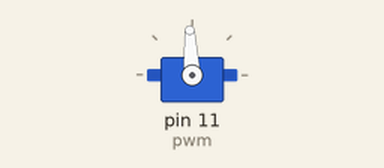
Simulated run of this sketch. Board: Arduino Uno, built with avr-gcc and run on an emulated ATmega328P. Parts: servo.

Above: at 0.05 s.
At 4.15 s:
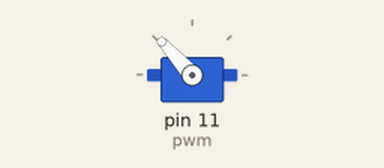
At 8.25 s:
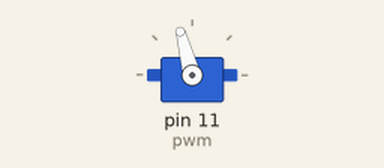
At 22.75 s:
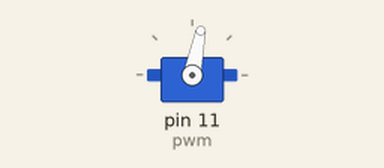
Timing chart, 0 to 38.0 s (numbered marks = the images above):
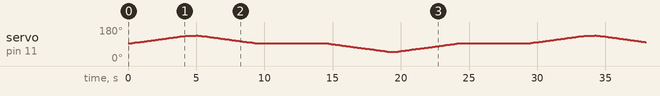

The sketch:

motordeck.ino
```cpp
#include <Servo.h>

Servo pwm;

void setup() {
  // put your setup code here, to run once:
  pwm.attach(11);
}


// 1050 is clockwise looking at the motor
// 1950 is counterclockwise looking at the motor

// 1500 is neutral.

void loop() {
  // put your main code here, to run repeatedly:

  sendDown(5000);

  delay(5000);

  sendUp(5000);

  delay(5000);
}

void sendDown(int duration){
  int total_time = 0;
  for(int pulse = 1500; pulse < 1950; pulse +=10){
    pwm.writeMicroseconds(pulse);
    delay(100);
    total_time += 100;
  }

  delay(duration - total_time);

  for(int pulse = 1950; pulse >= 1500; pulse -=10){
    pwm.writeMicroseconds(pulse);
    delay(100);
  }
}

void sendUp(int duration){
  int total_time = 0;
  for(int pulse = 1500; pulse > 1050; pulse -=10){
    pwm.writeMicroseconds(pulse);
    delay(100);
    total_time += 100;
  }

  delay(duration - total_time);

  for(int pulse = 1050; pulse <= 1500; pulse +=10){
    pwm.writeMicroseconds(pulse);
    delay(100);
  }
}
```
